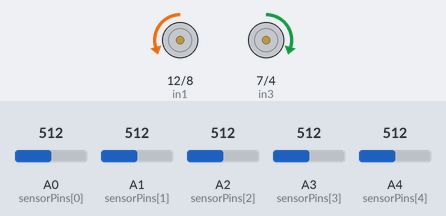
A sketch run on a simulated Arduino Uno, built with avr-gcc and run on an emulated ATmega328P. Shown: motor-driver pin pairs drawn as motors (green arrow = first pin HIGH = forward, orange = second pin HIGH = backward, longer = more drive, scaled by the enable pin). The inputs (shaded band) are chosen by the test bench; at power-on: A0 (sensorPins[0]) = 512, A1 (sensorPins[1]) = 512, A2 (sensorPins[2]) = 512, A3 (sensorPins[3]) = 512, A4 (sensorPins[4]) = 512.

Above: at 5.2 s.
5.3 s: A0 (sensorPins[0]) set to 610
At 5.9 s:
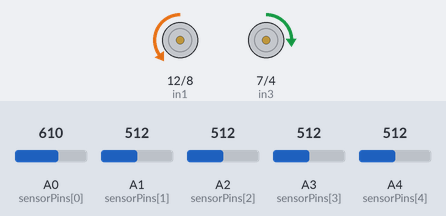
6.8 s: A1 (sensorPins[1]) set to 610
At 8.0 s:
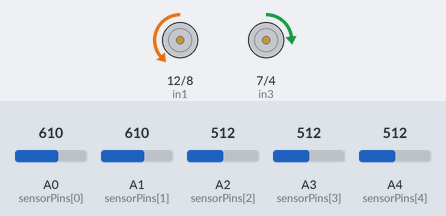
8.3 s: A2 (sensorPins[2]) set to 610
At 9.3 s:
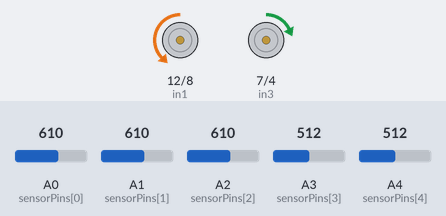
9.8 s: A3 (sensorPins[3]) set to 610
At 10.5 s:
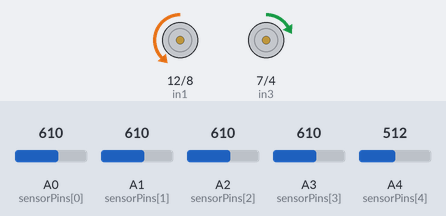
11.3 s: A4 (sensorPins[4]) set to 590
12.8 s: A4 (sensorPins[4]) set to 608
At 14.0 s:
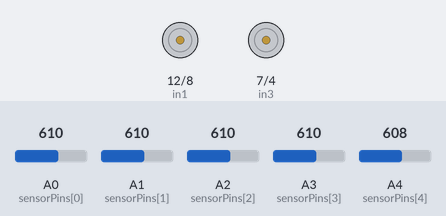
Timing chart, 0 to 15.3 s (numbered marks = the images above; inputs shaded):
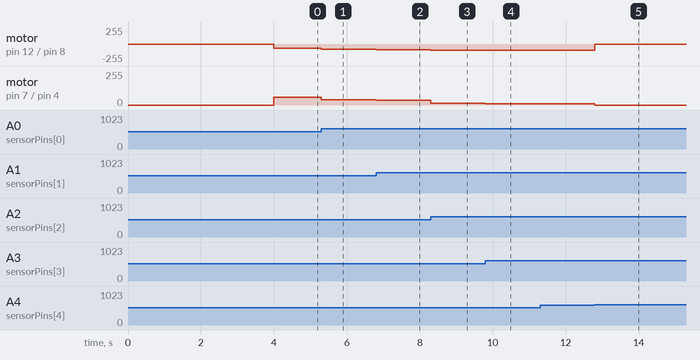

The sketch:

pid_Linefollower_robot.ino
```cpp
#define enA 11
#define enB 3
#define in1 12
#define in2 8
#define in3 7
#define in4 4

#define lmf in1
#define lmb in2
#define rmf in3
#define rmb in4
#define lms enA
#define rms enB

#define LINE_THRESHOLD 600

const int numSensors = 5;
int sensorPins[numSensors] = {A0, A1, A2, A3, A4};

int threshold[numSensors];
int whiteValues[numSensors] = {979, 979, 979, 979, 979};
int blackValues[numSensors] = {280, 280, 280, 280, 280};
int sensorReadings[numSensors];
float c = 0;

int baseSpeedA = 60;
int baseSpeedB = 60;
int maxSpeed = 100;

float kp = 25;
float kd = 15;
float ki = 0;

float p = 0, i = 0, d = 0;
int last_error = 0;

void setup() {
  Serial.begin(9600);

  for (int i = 0; i < numSensors; i++) {
    pinMode(sensorPins[i], INPUT);
    threshold[i] = (whiteValues[i] + blackValues[i]) / 2;
  }

  pinMode(enA, OUTPUT);
  pinMode(enB, OUTPUT);
  pinMode(in1, OUTPUT);
  pinMode(in2, OUTPUT);
  pinMode(in3, OUTPUT);
  pinMode(in4, OUTPUT);

  stop();
  delay(4000);
}

void loop() {
  followLine();
}

void sensor_reading() {
  float a = 0, b = 0;
  int black_count = 0;

  for (int i = 0; i < numSensors; i++) {
    int reading = analogRead(sensorPins[i]);

    if (reading < LINE_THRESHOLD) {
      sensorReadings[i] = 1;
      black_count++;
    } else {
      sensorReadings[i] = 0;
    }
  }

  if (black_count == 0) {
    stop();
    delay(1000);
    return;
  }

  a = (sensorReadings[0] * 1 + sensorReadings[1] * 2 + sensorReadings[2] * 3 +
       sensorReadings[3] * 4 + sensorReadings[4] * 5);
  b = (sensorReadings[0] + sensorReadings[1] + sensorReadings[2] +
       sensorReadings[3] + sensorReadings[4]);

  if (b > 0) {
    c = a / b;
  }
}

void followLine() {
  while (true) {
    sensor_reading();

    float error = c - 3;
    p = error;
    i += error;
    d = error - last_error;
    last_error = error;

    float correction = kp * p + ki * i + kd * d;

    int left_motor = baseSpeedA + correction;
    int right_motor = baseSpeedB - correction;

    motor(left_motor, right_motor);
  }
}

void motor(int a, int b) {
  if (a > 0) {
    digitalWrite(lmf, LOW);
    digitalWrite(lmb, HIGH);
  } else {
    digitalWrite(lmf, HIGH);
    digitalWrite(lmb, LOW);
    a = -a;
  }

  if (b > 0) {
    digitalWrite(rmf, HIGH);
    digitalWrite(rmb, LOW);

  } else {
    digitalWrite(rmf, LOW);
    digitalWrite(rmb, HIGH);
    b = -b;
  }

  a = constrain(a, 0, 90);
  b = constrain(b, 0, 90);
  analogWrite(lms, a);
  analogWrite(rms, b);


}

void stop() {
  digitalWrite(in1, LOW);
  digitalWrite(in2, LOW);
  digitalWrite(in3, LOW);
  digitalWrite(in4, LOW);
  analogWrite(enA, 0);
  analogWrite(enB, 0);
}
```

Measured:
- the behaviour switches between 599 and 600 on A4 (sensorPins[4]) (found by bisection; images 4 and 5)
- after the input at 5.3 s, motor on pin 12 (in1) / pin 8 (in2): backward 60/255 → backward 80/255 at once; motor on pin 7 (in3) / pin 4 (in4): forward 60/255 → forward 40/255 at once
- after the input at 6.8 s, motor on pin 12 (in1) / pin 8 (in2): backward 80/255 → backward 85/255 at once; motor on pin 7 (in3) / pin 4 (in4): forward 40/255 → forward 35/255 at once
- after the input at 8.3 s, motor on pin 12 (in1) / pin 8 (in2): backward 85/255 → backward 90/255 at once; motor on pin 7 (in3) / pin 4 (in4): forward 35/255 → forward 15/255 at once
- after the input at 9.8 s, motor on pin 7 (in3) / pin 4 (in4): forward 15/255 → forward 10/255 at once
- after the input at 11.3 s, every drawn part: stays the same
- after the input at 12.8 s, motor on pin 12 (in1) / pin 8 (in2): backward 90/255 → stopped at once; motor on pin 7 (in3) / pin 4 (in4): forward 10/255 → stopped at once
